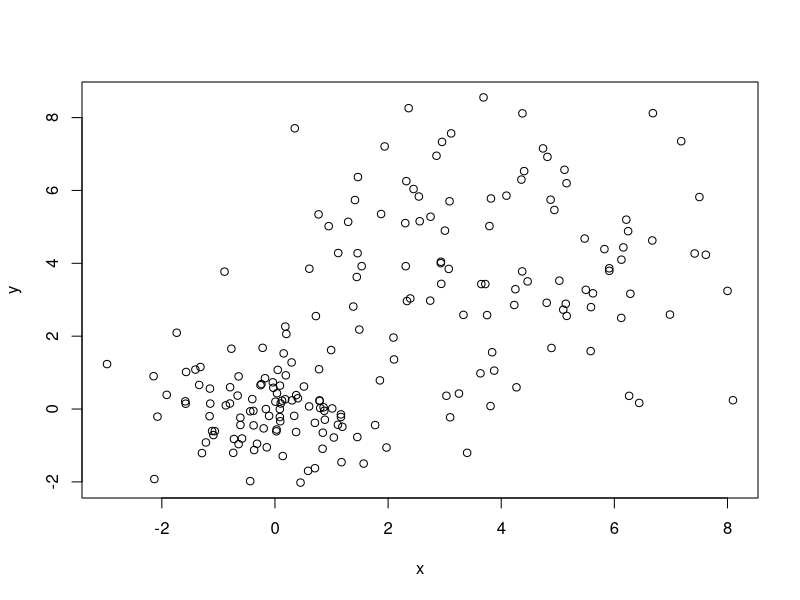
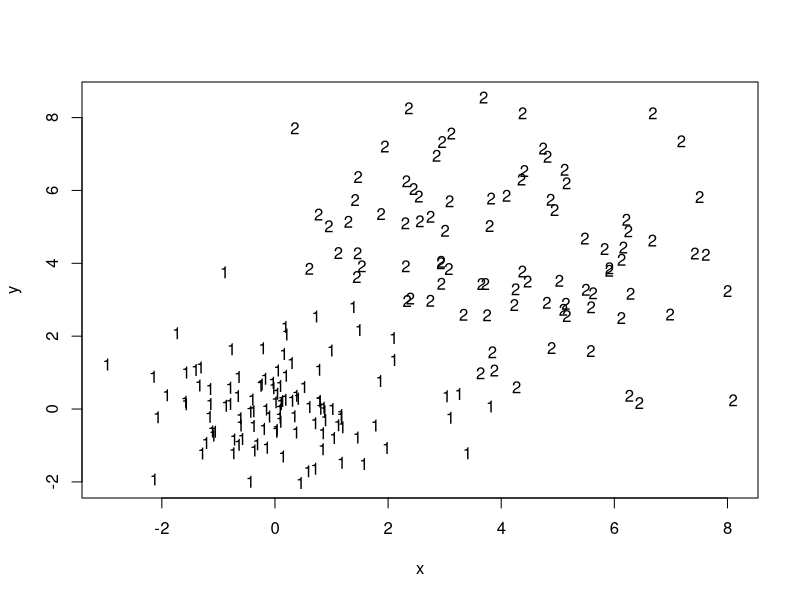
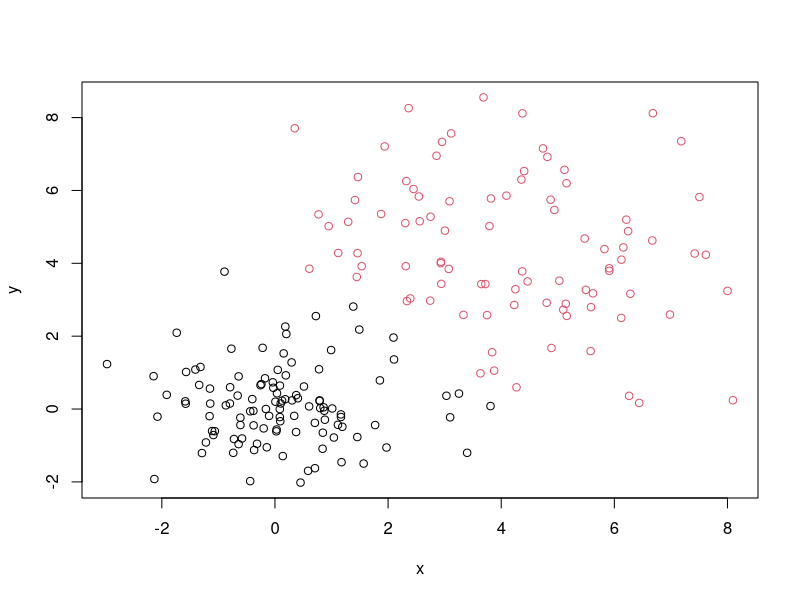
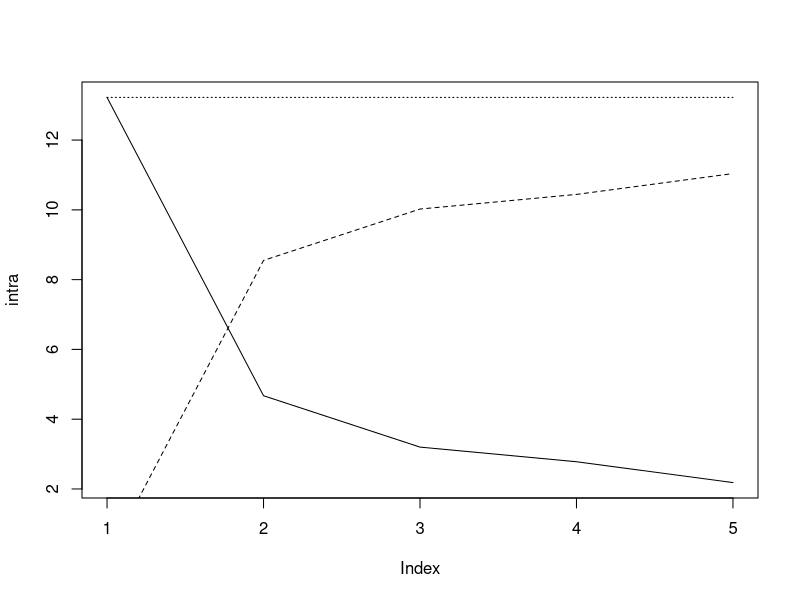
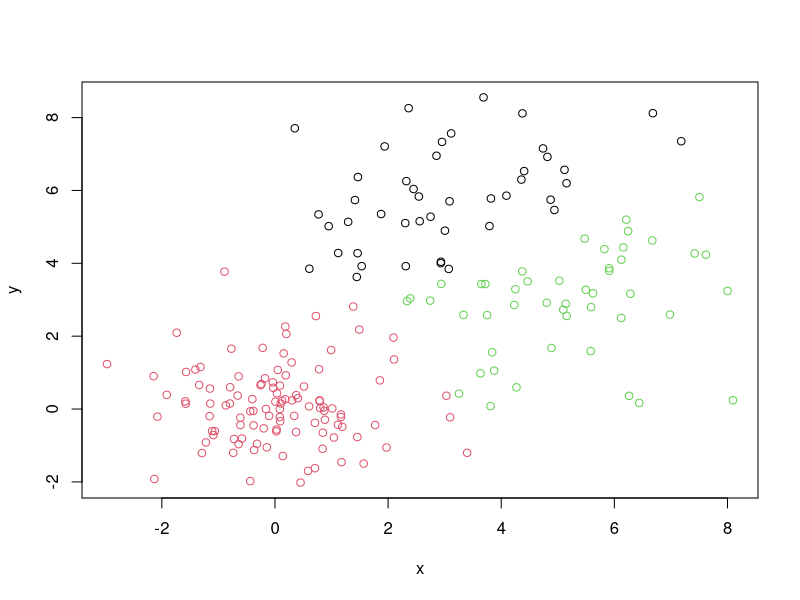
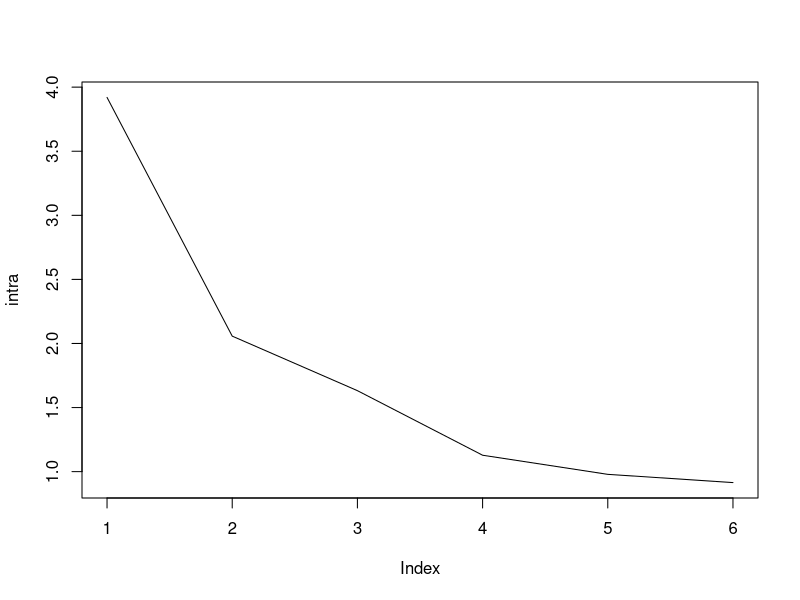
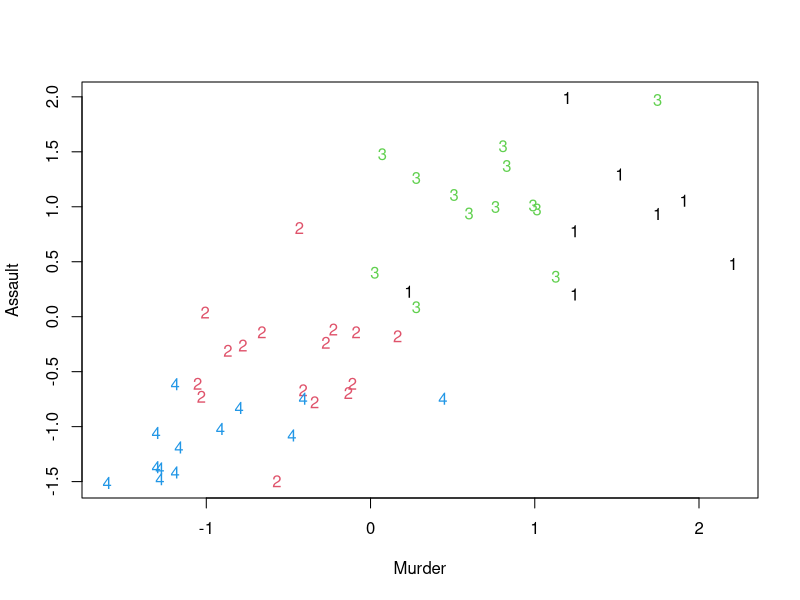
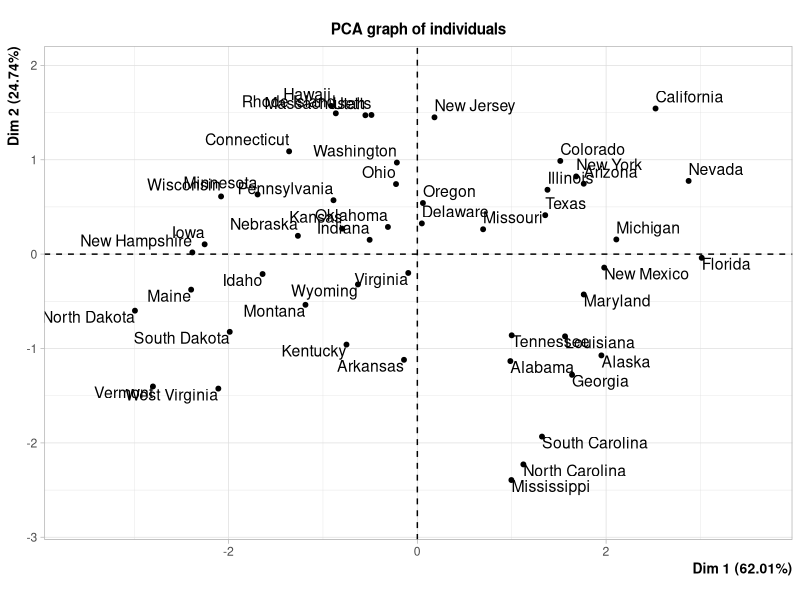

Write the R code that produced these figures, in order.
### TP KMEANS ###

###EXERCICE 1###

#1#

#First we generate all the data
n <- 200
x1 <- rnorm(n/2)
y1 <- rnorm(n/2)
x2 <- rnorm(n/2, 4, 2)
y2 <- rnorm(n/2, 4, 2)
d <- data.frame(c(x1, x2), c(y1, y2))
names(d) <- c("x", "y")

#On genere toutes ces données a partir d'un loi normale centrée
#réduite et d'une loi normal avec un moyenne egal a 4 et
# d'écart type 2. On utilise la fonction rnorm afin de généré toutes
#les données.
#Finalement on les mets dans un seul dataframes avec pour colonnes x et y
#Ce dataframe va donc contenir 200 points généré aleatoirement

#On va représenté ces données a l'aide de la fonction plot
plot(d)

#on peut discerner deux groupes, l'un au milieu du plot et l'autre en bas a droite

#2#

#On va utiliser la fonction kmeans pour realiser le clustering
km = kmeans(d,2)
km

#We are going to look if the clustering vector are similar to km$cluster
km$cluster

#3#

#On va maintenant regarder a quoi ressemble ces clusters
plot(d, pch = "")
text(d, label = km$cluster)

#La classification a l'air d'avoir du sens car tout les 1 et les 2
#(donc les deux differentes classes) ont l'air d etre bien séparé et
#assez homogènes
plot(d, col = km$cluster)

#4#

#On va regarder quelles est la classe avec la plus petite inertie
km$withinss / km$size

#on obtient une inertie de 8.07 pour la classe 1 et de 2.28 pour la classe 2
#Donc la classe 2 (celle en rouge) est plus homogène que la classe 1

#On va maintenant calculer l'inertie intraclasse
mean((km$withinss / km$size)[1]*(95/n) + (km$withinss / km$size)[2]*(105/n))

#On verifie que cette valeur est égale a celle calculer par kmeans
km$tot.withinss/n

#5#

#On va maintenant regarder a l'inertie interclasse
km$betweenss/n

#6#

#On va creer une boucle afin de voir quel est le plus judicieux choix de clustering
#pour cela on va calculer plusieurs cluster avec un k different
k = 5

#On initialise nos variables qui vont nous etre utile dans notre boucle
intra = vector()
inter = vector()
tot = vector()

#On creer une boucle pour calculer tout les kmeans
for (i in 1:k){
  km1 <- kmeans(d,i)
  intra[i] <- km1$tot.withinss/n
  inter[i] <- km1$betweenss/n
  tot[i] <- inter[i] + intra[i]
}

#On represente graphiquement ce que l'on a calculé
plot(intra, type="l")
points(inter, type = "l", lty = 2)
points(tot, type = "l", lty = 3)

#On voit bien qu'apres 2 la courbe ne reduit plus beaucoup (elle se coude) donc
#le choix de deux clusters semble etre le plus judicieux

#7#

#On va regarder a quoi ressemblerai nos clusters si on avait pris k egal a 3
#On calcule les clusters pour k = 3
km3 <- kmeans(d, 3)

plot(d, col = km3$cluster)

#Avec trois classes on voit bien que l'on a du mal a differencier le cluster
#de couleur verte et celui de couleur noire.

###EXERCICE 2###

#1#

#On va maintenant travailler sur le dataset USArrests qui repertorie
#celon l'etats differentes arrestation
head(USArrests)

#On va d'abord devoir centré réduire les données afin de pouvoir les analysé car
#les échelles ne sont pas les memes pour toutes les varaibles. Par exemple
#si on ne le fait pas, la variables Assault risque d'avoir plus d'importance que la variable
#Murder dans les calcul.
scaleUSArrests <- scale(USArrests)

head(scaleUSArrests)
#On peut donc voir que nos données sont désormais centrée réduites

#2#

#On va creer une boucle afin de voir quel est le plus judicieux choix de clustering
#pour cela on va calculer plusieurs cluster avec un k different
k = 6

#On initialise nos variables qui vont nous etre utile dans notre boucle
intra = vector()
n = nrow(scaleUSArrests)
#On creer une boucle pour calculer tout les kmeans jusqu'a k=6 et on regarde l'inertie inter et intra classe
for (i in 1:k){
  km1 <- kmeans(scaleUSArrests,i)
  intra[i] <- km1$tot.withinss/n
}

#On represente graphiquement ce que l'on a calculé afin de regarder combien de clusters seront le plus judicieux
plot(intra, type="l")

#On remarque que la courbe se coude au niveau de 2 clusters, ce qui signifie que 4 clusters est un nombre ideal
kmUSArrests <- kmeans(scaleUSArrests, 4)

#On va regarder visuellement ces deux clusters
plot(scaleUSArrests, pch = "")
text(scaleUSArrests, label = kmUSArrests$cluster, col = kmUSArrests$cluster)

#On peut voir que le cluster 1 est sans doute les etats sans trop d'arrestation et l'autre cluster le contraire

#3#

#On va regarder comment est calculé chaque centre de gravité
kmUSArrests$centers
#Nos intuitions etaient bonne car le cluster 1 sont les points avec le moins d'arrestation et vice-versa

#On peut s'interesser a l'inertie de chaques classes
kmUSArrests$withinss / kmUSArrests$size
# Les differentes classes on l'air d'etre plutot bien homogenes 

#4#

library(FactoMineR)

#We can run a PCA
pca <- PCA(USArrests)

#We can look at how many component we should take
plot(pca$eig[,3], type = "l", ylab = "pourcentages expliqué", xlab = "Nombre de composantes")
#Two component explain most of the dataset as we can see on the plot, so it makes sense to take two principal component

#Then we plot the clusters that we created
plot(pca$ind$coord[,1:2], pch="")
text(pca$ind$coord[,1:2], label = rownames(USArrests), col = kmUSArrests$cluster)

#we will check if our PCA explain well our dataset
summary(pca)

#The first two dimension explain 86.750 % of the variance of the dataset, that is a good result
#dim1 look at the amount of rape, assault and murder. when there is a lot of arrestation the observation
#will be located in the right part of the plot.
#The second component looks at the urban population. More a state has a big urban population it will be located on
#the top of the plot.
#For example California is a state where there is a lot of arrestations and a big amount of urban population. North Dakota
#is a really safe state because it is located at the left of the plot
